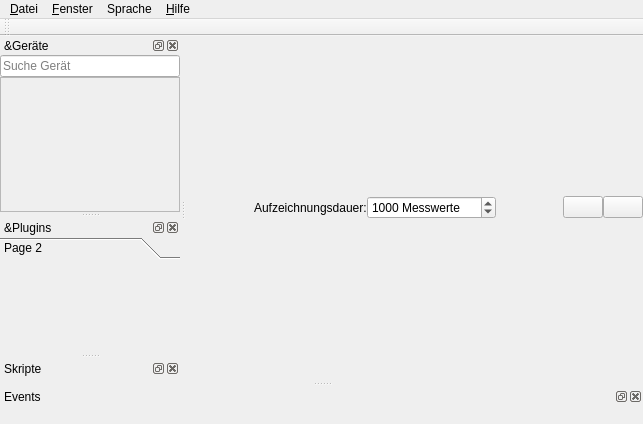
<?xml version="1.0" encoding="UTF-8"?>
<ui version="4.0">
 <class>MainWindow</class>
 <widget class="QMainWindow" name="MainWindow">
  <property name="geometry">
   <rect>
    <x>0</x>
    <y>0</y>
    <width>643</width>
    <height>424</height>
   </rect>
  </property>
  <property name="windowTitle">
   <string>RealTime OpenControl</string>
  </property>
  <property name="dockOptions">
   <set>QMainWindow::AllowNestedDocks|QMainWindow::AllowTabbedDocks|QMainWindow::AnimatedDocks|QMainWindow::GroupedDragging</set>
  </property>
  <widget class="QWidget" name="centralwidget">
   <layout class="QVBoxLayout" name="verticalLayout_9">
    <property name="spacing">
     <number>0</number>
    </property>
    <property name="leftMargin">
     <number>0</number>
    </property>
    <property name="topMargin">
     <number>0</number>
    </property>
    <property name="rightMargin">
     <number>0</number>
    </property>
    <property name="bottomMargin">
     <number>2</number>
    </property>
    <item>
     <layout class="QHBoxLayout" name="horizontalLayout">
      <property name="spacing">
       <number>0</number>
      </property>
      <item>
       <spacer name="horizontalSpacer_2">
        <property name="orientation">
         <enum>Qt::Horizontal</enum>
        </property>
        <property name="sizeHint" stdset="0">
         <size>
          <width>0</width>
          <height>0</height>
         </size>
        </property>
       </spacer>
      </item>
      <item>
       <widget class="QLabel" name="label_2">
        <property name="text">
         <string>Aufzeichnungsdauer:</string>
        </property>
       </widget>
      </item>
      <item>
       <widget class="QSpinBox" name="maxLengthSpinBox">
        <property name="toolTip">
         <string>Ändere die Aufzeichnungsdauer</string>
        </property>
        <property name="statusTip">
         <string>Ändere die Aufzeichnungsdauer</string>
        </property>
        <property name="suffix">
         <string> Messwerte</string>
        </property>
        <property name="maximum">
         <number>10000000</number>
        </property>
        <property name="value">
         <number>1000</number>
        </property>
       </widget>
      </item>
      <item>
       <spacer name="horizontalSpacer">
        <property name="orientation">
         <enum>Qt::Horizontal</enum>
        </property>
        <property name="sizeHint" stdset="0">
         <size>
          <width>0</width>
          <height>0</height>
         </size>
        </property>
       </spacer>
      </item>
      <item>
       <widget class="QPushButton" name="clearButton">
        <property name="toolTip">
         <string>Lösche alle Signale</string>
        </property>
        <property name="statusTip">
         <string>Lösche alle Signale</string>
        </property>
        <property name="text">
         <string/>
        </property>
        <property name="icon">
         <iconset>
          <normaloff>icons/clear.png</normaloff>icons/clear.png</iconset>
        </property>
        <property name="iconSize">
         <size>
          <width>25</width>
          <height>25</height>
         </size>
        </property>
       </widget>
      </item>
      <item>
       <widget class="QPushButton" name="createGraphButton">
        <property name="text">
         <string/>
        </property>
        <property name="icon">
         <iconset>
          <normaloff>icons/graph.png</normaloff>icons/graph.png</iconset>
        </property>
        <property name="iconSize">
         <size>
          <width>25</width>
          <height>25</height>
         </size>
        </property>
       </widget>
      </item>
     </layout>
    </item>
    <item>
     <layout class="QVBoxLayout" name="plotLayout"/>
    </item>
   </layout>
  </widget>
  <widget class="QDockWidget" name="deviceWidget">
   <property name="sizePolicy">
    <sizepolicy hsizetype="Preferred" vsizetype="Preferred">
     <horstretch>0</horstretch>
     <verstretch>0</verstretch>
    </sizepolicy>
   </property>
   <property name="statusTip">
    <string>Geräte, für die PlugIns vorhanden sind, erscheinen hier</string>
   </property>
   <property name="inputMethodHints">
    <set>Qt::ImhNone</set>
   </property>
   <property name="floating">
    <bool>false</bool>
   </property>
   <property name="features">
    <set>QDockWidget::AllDockWidgetFeatures</set>
   </property>
   <property name="allowedAreas">
    <set>Qt::LeftDockWidgetArea|Qt::RightDockWidgetArea</set>
   </property>
   <property name="windowTitle">
    <string>&amp;Geräte</string>
   </property>
   <attribute name="dockWidgetArea">
    <number>1</number>
   </attribute>
   <widget class="QWidget" name="dockWidgetContents_2">
    <layout class="QVBoxLayout" name="verticalLayout_3">
     <property name="spacing">
      <number>0</number>
     </property>
     <property name="leftMargin">
      <number>0</number>
     </property>
     <property name="topMargin">
      <number>0</number>
     </property>
     <property name="rightMargin">
      <number>0</number>
     </property>
     <property name="bottomMargin">
      <number>0</number>
     </property>
     <item>
      <widget class="QLineEdit" name="searchEdit">
       <property name="placeholderText">
        <string>Suche Gerät</string>
       </property>
      </widget>
     </item>
     <item>
      <widget class="QScrollArea" name="scrollArea_2">
       <property name="minimumSize">
        <size>
         <width>180</width>
         <height>0</height>
        </size>
       </property>
       <property name="widgetResizable">
        <bool>true</bool>
       </property>
       <widget class="QWidget" name="scrollAreaWidgetContents_2">
        <property name="geometry">
         <rect>
          <x>0</x>
          <y>0</y>
          <width>178</width>
          <height>85</height>
         </rect>
        </property>
        <property name="minimumSize">
         <size>
          <width>0</width>
          <height>0</height>
         </size>
        </property>
        <layout class="QVBoxLayout" name="verticalLayout_13">
         <property name="spacing">
          <number>0</number>
         </property>
         <property name="leftMargin">
          <number>0</number>
         </property>
         <property name="topMargin">
          <number>0</number>
         </property>
         <property name="rightMargin">
          <number>0</number>
         </property>
         <property name="bottomMargin">
          <number>0</number>
         </property>
         <item>
          <layout class="QVBoxLayout" name="deviceLayout">
           <property name="spacing">
            <number>0</number>
           </property>
          </layout>
         </item>
         <item>
          <spacer name="verticalSpacer_2">
           <property name="orientation">
            <enum>Qt::Vertical</enum>
           </property>
           <property name="sizeHint" stdset="0">
            <size>
             <width>20</width>
             <height>40</height>
            </size>
           </property>
          </spacer>
         </item>
         <item>
          <spacer name="verticalSpacer_3">
           <property name="orientation">
            <enum>Qt::Vertical</enum>
           </property>
           <property name="sizeHint" stdset="0">
            <size>
             <width>20</width>
             <height>68</height>
            </size>
           </property>
          </spacer>
         </item>
        </layout>
       </widget>
      </widget>
     </item>
    </layout>
   </widget>
  </widget>
  <widget class="QDockWidget" name="pluginsWidget">
   <property name="sizePolicy">
    <sizepolicy hsizetype="Preferred" vsizetype="Preferred">
     <horstretch>0</horstretch>
     <verstretch>0</verstretch>
    </sizepolicy>
   </property>
   <property name="statusTip">
    <string>Falls ein Gerät ein GUI-PlugIn besitzt, erscheint dies hier</string>
   </property>
   <property name="floating">
    <bool>false</bool>
   </property>
   <property name="features">
    <set>QDockWidget::AllDockWidgetFeatures</set>
   </property>
   <property name="allowedAreas">
    <set>Qt::AllDockWidgetAreas</set>
   </property>
   <property name="windowTitle">
    <string>&amp;Plugins</string>
   </property>
   <attribute name="dockWidgetArea">
    <number>1</number>
   </attribute>
   <widget class="QWidget" name="dockWidgetContents_3">
    <layout class="QVBoxLayout" name="verticalLayout">
     <property name="spacing">
      <number>0</number>
     </property>
     <property name="leftMargin">
      <number>0</number>
     </property>
     <property name="topMargin">
      <number>0</number>
     </property>
     <property name="rightMargin">
      <number>0</number>
     </property>
     <property name="bottomMargin">
      <number>0</number>
     </property>
     <item>
      <widget class="QToolBox" name="pluginsBox">
       <property name="sizePolicy">
        <sizepolicy hsizetype="Preferred" vsizetype="Expanding">
         <horstretch>0</horstretch>
         <verstretch>0</verstretch>
        </sizepolicy>
       </property>
       <property name="currentIndex">
        <number>0</number>
       </property>
       <widget class="QWidget" name="page_2">
        <property name="geometry">
         <rect>
          <x>0</x>
          <y>0</y>
          <width>180</width>
          <height>85</height>
         </rect>
        </property>
        <attribute name="label">
         <string>Page 2</string>
        </attribute>
       </widget>
      </widget>
     </item>
    </layout>
   </widget>
  </widget>
  <widget class="QMenuBar" name="menuBar">
   <property name="geometry">
    <rect>
     <x>0</x>
     <y>0</y>
     <width>643</width>
     <height>26</height>
    </rect>
   </property>
   <widget class="QMenu" name="menuDatei">
    <property name="statusTip">
     <string>Öffnen, Speichern, Exportieren</string>
    </property>
    <property name="title">
     <string>&amp;Datei</string>
    </property>
    <widget class="QMenu" name="menuTelegram_Bot">
     <property name="title">
      <string>Telegram-Bot</string>
     </property>
     <addaction name="actionTelegramBot"/>
     <addaction name="actionBotToken"/>
    </widget>
    <widget class="QMenu" name="menuTCP_Server">
     <property name="title">
      <string>TCP - Server</string>
     </property>
     <addaction name="actionTCPServer"/>
     <addaction name="actionTCPPassword"/>
    </widget>
    <addaction name="loadSessionAction"/>
    <addaction name="saveSessionAction"/>
    <addaction name="separator"/>
    <addaction name="importDataAction"/>
    <addaction name="exportDataAction"/>
    <addaction name="separator"/>
    <addaction name="menuTCP_Server"/>
    <addaction name="HTMLServerAction"/>
    <addaction name="menuTelegram_Bot"/>
    <addaction name="separator"/>
    <addaction name="systemTrayAction"/>
    <addaction name="separator"/>
    <addaction name="actionBeenden"/>
   </widget>
   <widget class="QMenu" name="menuFenster">
    <property name="statusTip">
     <string>Unterfenster-Darstellung verwalten</string>
    </property>
    <property name="title">
     <string>&amp;Fenster</string>
    </property>
    <addaction name="deviceWidgetToggle"/>
    <addaction name="pluginsWidgetToggle"/>
    <addaction name="scriptWidgetToggle"/>
    <addaction name="eventWidgetToggle"/>
   </widget>
   <widget class="QMenu" name="menuHilfe">
    <property name="title">
     <string>&amp;Hilfe</string>
    </property>
    <addaction name="helpAction"/>
    <addaction name="separator"/>
    <addaction name="aboutAction"/>
   </widget>
   <widget class="QMenu" name="menuSprache">
    <property name="title">
     <string>Sprache</string>
    </property>
    <addaction name="actionDeutsch"/>
    <addaction name="actionEnglish"/>
   </widget>
   <addaction name="menuDatei"/>
   <addaction name="menuFenster"/>
   <addaction name="menuSprache"/>
   <addaction name="menuHilfe"/>
  </widget>
  <widget class="QDockWidget" name="scriptDockWidget">
   <property name="windowTitle">
    <string>Skripte</string>
   </property>
   <attribute name="dockWidgetArea">
    <number>1</number>
   </attribute>
   <widget class="QWidget" name="dockWidgetContents_6">
    <layout class="QVBoxLayout" name="verticalLayout_2">
     <property name="spacing">
      <number>0</number>
     </property>
     <property name="leftMargin">
      <number>0</number>
     </property>
     <property name="topMargin">
      <number>0</number>
     </property>
     <property name="rightMargin">
      <number>0</number>
     </property>
     <property name="bottomMargin">
      <number>0</number>
     </property>
     <item>
      <layout class="QHBoxLayout" name="scriptLayout"/>
     </item>
    </layout>
   </widget>
  </widget>
  <widget class="QToolBar" name="toolBar">
   <property name="sizePolicy">
    <sizepolicy hsizetype="Minimum" vsizetype="Preferred">
     <horstretch>0</horstretch>
     <verstretch>0</verstretch>
    </sizepolicy>
   </property>
   <property name="windowTitle">
    <string>toolBar</string>
   </property>
   <attribute name="toolBarArea">
    <enum>TopToolBarArea</enum>
   </attribute>
   <attribute name="toolBarBreak">
    <bool>false</bool>
   </attribute>
  </widget>
  <widget class="QDockWidget" name="eventWidgets">
   <property name="sizePolicy">
    <sizepolicy hsizetype="Preferred" vsizetype="Ignored">
     <horstretch>0</horstretch>
     <verstretch>0</verstretch>
    </sizepolicy>
   </property>
   <property name="windowTitle">
    <string>Events</string>
   </property>
   <attribute name="dockWidgetArea">
    <number>8</number>
   </attribute>
   <widget class="QWidget" name="dockWidgetContents">
    <layout class="QVBoxLayout" name="verticalLayout_4">
     <item>
      <layout class="QHBoxLayout" name="eventLayout">
       <property name="spacing">
        <number>0</number>
       </property>
      </layout>
     </item>
    </layout>
   </widget>
  </widget>
  <action name="exportDataAction">
   <property name="text">
    <string>&amp;Daten exportieren</string>
   </property>
   <property name="statusTip">
    <string>Bitte nutze RECHTSKLICK auf Plotbereich</string>
   </property>
  </action>
  <action name="actionBeenden">
   <property name="text">
    <string>&amp;Beenden</string>
   </property>
  </action>
  <action name="stylePlotsAction">
   <property name="text">
    <string>&amp;Plot anpassen</string>
   </property>
   <property name="statusTip">
    <string>Plot-Darstellung</string>
   </property>
  </action>
  <action name="actionPlot_exportieren">
   <property name="text">
    <string>&amp;Plot exportieren</string>
   </property>
   <property name="statusTip">
    <string>Bitte nutze RECHTSKLICK auf Plotbereich</string>
   </property>
  </action>
  <action name="actionFenster">
   <property name="text">
    <string>Fenster</string>
   </property>
  </action>
  <action name="signalWidgetToggle">
   <property name="checkable">
    <bool>true</bool>
   </property>
   <property name="checked">
    <bool>true</bool>
   </property>
   <property name="text">
    <string>&amp;Signale</string>
   </property>
   <property name="statusTip">
    <string>Signale-Unterfenster</string>
   </property>
  </action>
  <action name="deviceWidgetToggle">
   <property name="checkable">
    <bool>true</bool>
   </property>
   <property name="checked">
    <bool>true</bool>
   </property>
   <property name="text">
    <string>&amp;Geräte</string>
   </property>
   <property name="statusTip">
    <string>Geräte-Unterfenster</string>
   </property>
  </action>
  <action name="pluginsWidgetToggle">
   <property name="checkable">
    <bool>true</bool>
   </property>
   <property name="text">
    <string>&amp;Plugins</string>
   </property>
   <property name="statusTip">
    <string>Plugins-Unterfenster</string>
   </property>
  </action>
  <action name="scriptWidgetToggle">
   <property name="checkable">
    <bool>true</bool>
   </property>
   <property name="text">
    <string>S&amp;kript</string>
   </property>
   <property name="statusTip">
    <string>Skripte-Unterfenster</string>
   </property>
  </action>
  <action name="loadScriptAction">
   <property name="text">
    <string>&amp;Skript laden</string>
   </property>
   <property name="statusTip">
    <string>Skript aus Datei laden</string>
   </property>
  </action>
  <action name="saveScriptAction">
   <property name="text">
    <string>S&amp;kript speichern</string>
   </property>
   <property name="statusTip">
    <string>Skript in Datei speichern</string>
   </property>
  </action>
  <action name="saveSessionAction">
   <property name="text">
    <string>S&amp;ession speichern</string>
   </property>
  </action>
  <action name="actionZuletzt_geladen">
   <property name="text">
    <string>Zuletzt geladen</string>
   </property>
  </action>
  <action name="loadSessionAction">
   <property name="text">
    <string>Session &amp;laden</string>
   </property>
  </action>
  <action name="helpAction">
   <property name="text">
    <string>&amp;Hilfe zu KellerLogger</string>
   </property>
  </action>
  <action name="aboutAction">
   <property name="text">
    <string>Über RTOC</string>
   </property>
  </action>
  <action name="importDataAction">
   <property name="text">
    <string>Daten &amp;importieren</string>
   </property>
  </action>
  <action name="systemTrayAction">
   <property name="checkable">
    <bool>true</bool>
   </property>
   <property name="checked">
    <bool>true</bool>
   </property>
   <property name="text">
    <string>Minimize to SystemTray</string>
   </property>
  </action>
  <action name="multiprocessingListenerAction">
   <property name="checkable">
    <bool>true</bool>
   </property>
   <property name="text">
    <string>Multiproessing - Listener</string>
   </property>
  </action>
  <action name="actionDeutsch">
   <property name="checkable">
    <bool>true</bool>
   </property>
   <property name="text">
    <string>Deutsch</string>
   </property>
  </action>
  <action name="actionEnglish">
   <property name="checkable">
    <bool>true</bool>
   </property>
   <property name="text">
    <string>English</string>
   </property>
  </action>
  <action name="eventWidgetToggle">
   <property name="checkable">
    <bool>true</bool>
   </property>
   <property name="text">
    <string>Events</string>
   </property>
  </action>
  <action name="actionBotToken">
   <property name="text">
    <string>Bot-Token eingeben</string>
   </property>
  </action>
  <action name="actionTelegramBot">
   <property name="checkable">
    <bool>true</bool>
   </property>
   <property name="text">
    <string>Aktiviert</string>
   </property>
  </action>
  <action name="HTMLServerAction">
   <property name="checkable">
    <bool>true</bool>
   </property>
   <property name="text">
    <string>RTOC - Web</string>
   </property>
  </action>
  <action name="actionTCPServer">
   <property name="checkable">
    <bool>true</bool>
   </property>
   <property name="text">
    <string>Aktivieren</string>
   </property>
  </action>
  <action name="actionTCPPassword">
   <property name="text">
    <string>Passwort-Schutz</string>
   </property>
  </action>
 </widget>
 <resources/>
 <connections>
  <connection>
   <sender>actionBeenden</sender>
   <signal>triggered()</signal>
   <receiver>MainWindow</receiver>
   <slot>close()</slot>
   <hints>
    <hint type="sourcelabel">
     <x>-1</x>
     <y>-1</y>
    </hint>
    <hint type="destinationlabel">
     <x>463</x>
     <y>398</y>
    </hint>
   </hints>
  </connection>
 </connections>
</ui>
